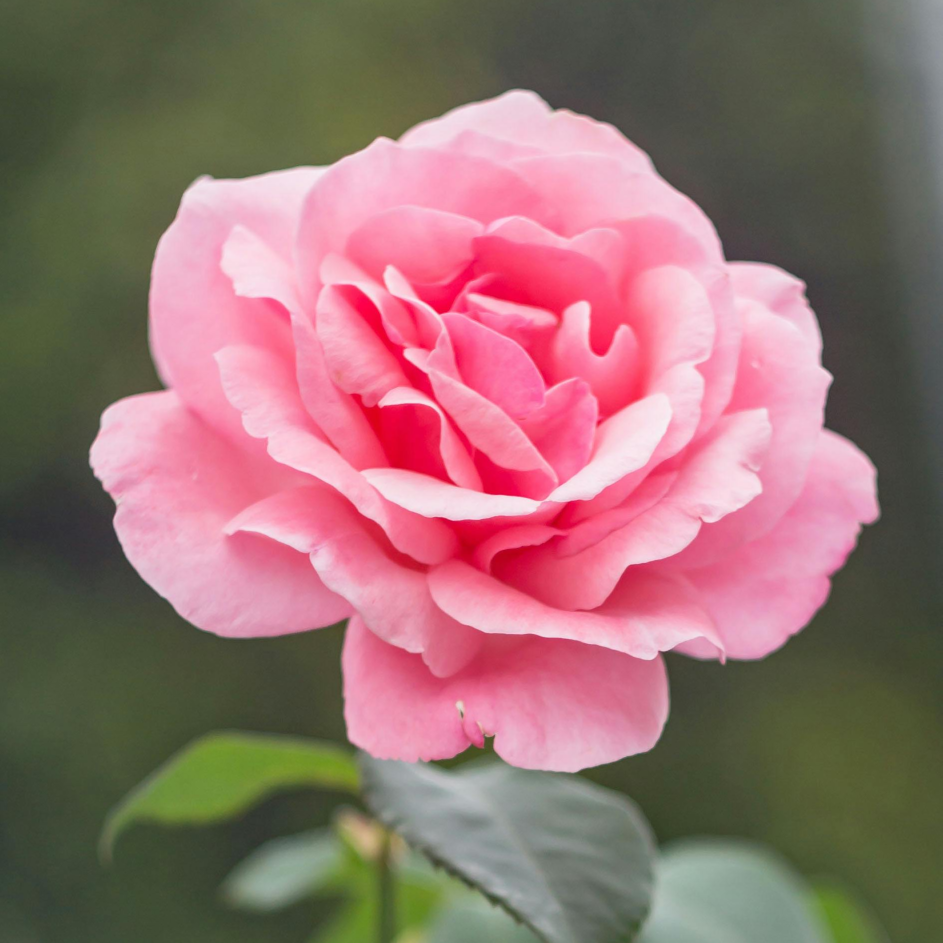
#> input picture original.jpg, 1885 x 1886 px (shown at 1/2 size)
$ python pca_code.py
#> lines starting #> are read from the running program, lines starting #| are printed output that depends on the picture


from pathlib import Path
import os
import numpy as np
import matplotlib.pyplot as plt
from skimage import io, img_as_float, color
from skimage.util import img_as_ubyte
from sklearn.decomposition import PCA


IMG_PATH = "original.jpg"
OUT_DIR  = Path("images")
K_LIST   = [100, 50, 25, 10]
OUT_DIR.mkdir(exist_ok=True)


img_raw = io.imread(IMG_PATH)
#> img_raw is the input picture: shape (1886, 1885, 4); mean R, G, B, A 148.6, 112.4, 111.1, 255
if img_raw.ndim == 2:
    img_gray = img_as_float(img_raw)
elif img_raw.shape[2] == 4:
    img_gray = color.rgb2gray(color.rgba2rgb(img_as_float(img_raw)))
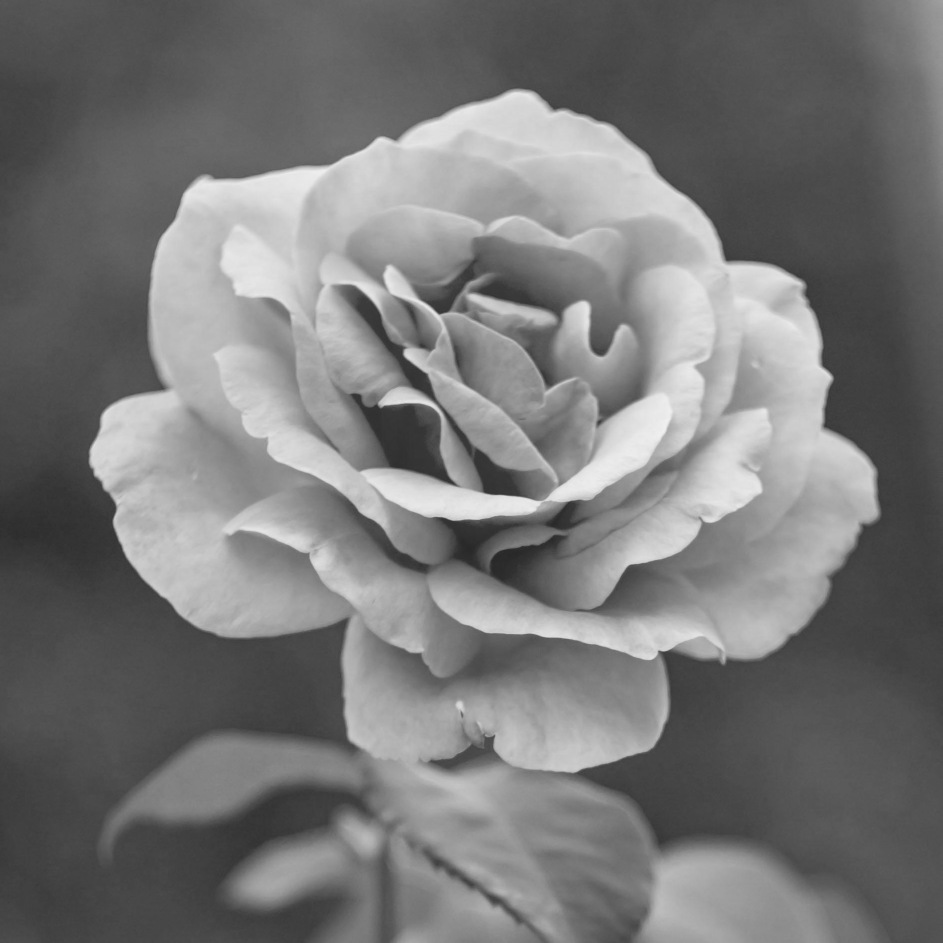
#> img_gray: shape (1886, 1885) float64 (shown at 1/2 size); min 0.155, max 0.954, mean 0.471
elif img_raw.shape[2] == 3:
    img_gray = color.rgb2gray(img_as_float(img_raw))
else:
    raise ValueError(f"Format non géré : {img_raw.shape}")

h, w = img_gray.shape
#> h = 1886; w = 1885
io.imsave(OUT_DIR / "original.png", img_as_ubyte(img_gray), check_contrast=False)


k_max = K_LIST[0]
if k_max > min(h, w):
    k_max = min(h, w)
    K_LIST = [k for k in K_LIST if k <= k_max]

pca = PCA(n_components=k_max, svd_solver="randomized")
X_t = pca.fit_transform(img_gray)
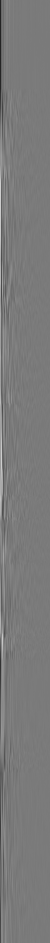
#> X_t: shape (1886, 100) float64 (shown at 1/2 size); min -6.63, max 7.15, mean 8.28e-16; drawn with min black and max white


def psnr(orig, rec):
    mse = np.mean((orig - rec) ** 2)
    return 20 * np.log10(1.0 / np.sqrt(mse))

sizes_kb, psnr_vals = [], []
for k in K_LIST:
    Xk  = X_t[:, :k]
    rec = np.clip((Xk @ pca.components_[:k, :]) + pca.mean_, 0, 1)
    path = OUT_DIR / f"pca_{k}.png"
    io.imsave(path, img_as_ubyte(rec), check_contrast=False)
    sizes_kb.append(os.path.getsize(path) / 1024)
    psnr_vals.append(psnr(img_gray, rec))
#> this loop made 4 passes
#> mse in psnr on passes 1 to 4: 6.68e-05, 0.0003, 0.00103, 0.00371
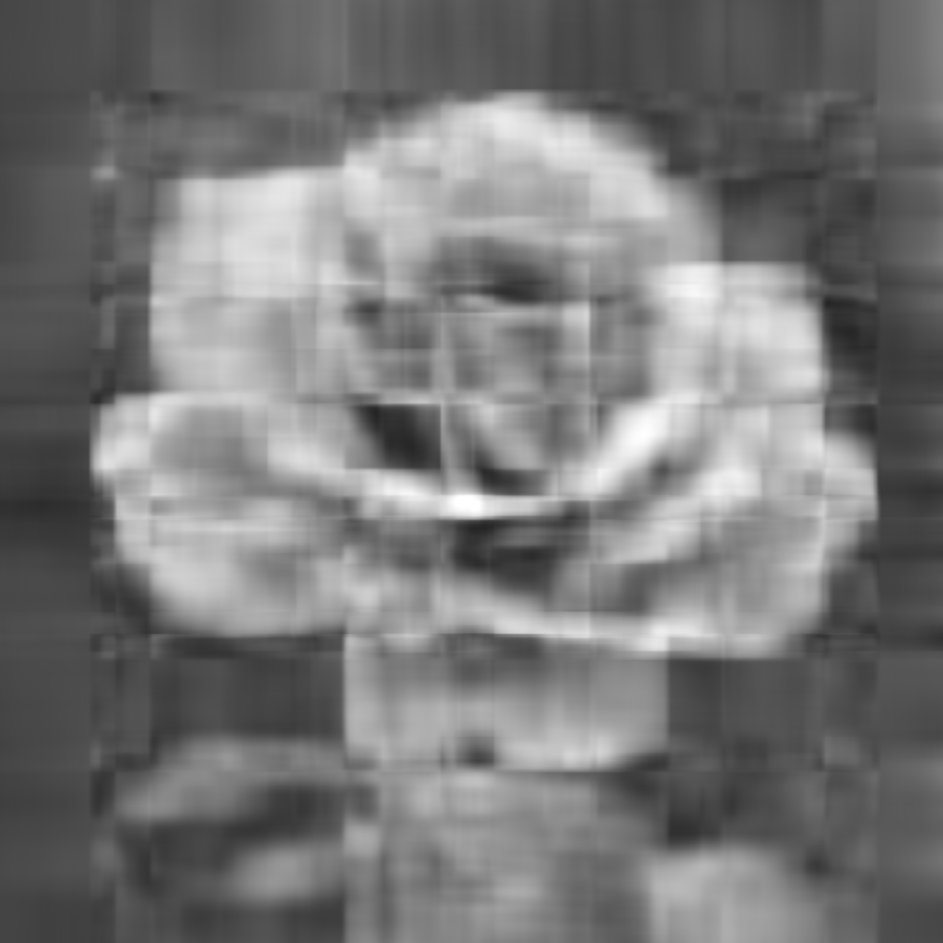
#> rec: shape (1886, 1885) float64 (shown at 1/2 size); min 0.144, max 1, mean 0.471
#> after the loop, psnr_vals = [41.75, 35.23, 29.89, 24.3]; sizes_kb = [772.8, 720.1, 652.5, 555.9]


plt.figure(figsize=(6, 4))


line_size, = plt.plot(K_LIST, sizes_kb, "o-", label="Taille (Ko)")
plt.xlabel("Nombre de composantes principales $k$ (gauche → droite : $k$ décroît)")
plt.ylabel("Taille du fichier (Ko)")


ax2 = plt.gca().twinx()
line_psnr, = ax2.plot(K_LIST, psnr_vals, "r--s", label="PSNR (dB)")
ax2.set_ylabel("PSNR (dB)")


plt.xlim(max(K_LIST), min(K_LIST))
ax2.set_xlim(max(K_LIST), min(K_LIST))


plt.legend([line_size, line_psnr],
           [line_size.get_label(), line_psnr.get_label()],
           loc="upper right")

plt.title("Compression par ACP : ↓k ⇒ ↓taille, ↓PSNR")
plt.tight_layout()
plt.savefig(OUT_DIR / "pca_storage_vs_quality.png", dpi=300)
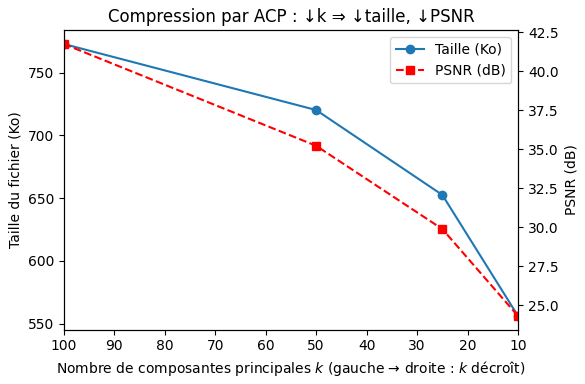
#> figure drawn by matplotlib, 2 panels
plt.close()

print("✅ Terminé – fichiers créés dans :", OUT_DIR.resolve())
